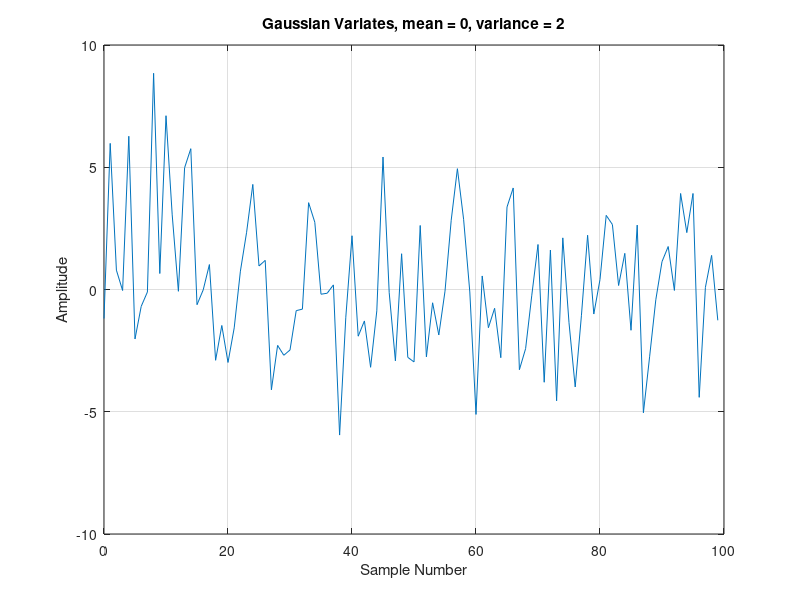

Reproduce this figure in MATLAB.
close all;
clear;

samples = 100;
mean_val = 0;
variance = 10;
std_val = sqrt(variance);

data = normrnd(mean_val, std_val, 1, samples);
mean_sim = mean(data);
std_sim = std(data);

max_dat = max(data);
min_dat = min(data);

disp("Mean Sim: " + mean_sim);
disp("STD Sim: " + std_sim);
disp("Max: " + max_dat);
disp("Min: " + min_dat);

std_per_err = ((std_sim-std_val)/std_val)*100;

disp("STD Percent Error: " + std_per_err);

figure;
x = (0:samples-1);
plot(x,data);
ylabel('Amplitude');
xlabel('Sample Number');
title('Gaussian Variates, mean = 0, variance = 2');
grid on;